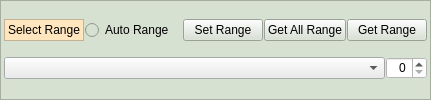
           <widget class="QFrame" name="frame_13">
            <property name="toolTip">
             <string>&lt;html&gt;&lt;head/&gt;&lt;body&gt;&lt;p&gt;Select measurement renge of the sensor.&lt;/p&gt;&lt;/body&gt;&lt;/html&gt;</string>
            </property>
            <property name="styleSheet">
             <string notr="true">background-color: rgb(215, 225, 210);</string>
            </property>
            <property name="frameShape">
             <enum>QFrame::StyledPanel</enum>
            </property>
            <property name="frameShadow">
             <enum>QFrame::Raised</enum>
            </property>
            <layout class="QGridLayout" name="gridLayout_38">
             <property name="leftMargin">
              <number>3</number>
             </property>
             <property name="topMargin">
              <number>3</number>
             </property>
             <property name="rightMargin">
              <number>3</number>
             </property>
             <property name="bottomMargin">
              <number>3</number>
             </property>
             <property name="spacing">
              <number>1</number>
             </property>
             <item row="0" column="0">
              <widget class="QLabel" name="label_76">
               <property name="maximumSize">
                <size>
                 <width>90</width>
                 <height>16777215</height>
                </size>
               </property>
               <property name="styleSheet">
                <string notr="true">background-color: rgb(255, 230,190);</string>
               </property>
               <property name="frameShape">
                <enum>QFrame::StyledPanel</enum>
               </property>
               <property name="frameShadow">
                <enum>QFrame::Raised</enum>
               </property>
               <property name="text">
                <string>Select Range</string>
               </property>
              </widget>
             </item>
             <item row="1" column="6">
              <widget class="QSpinBox" name="RangeSelect">
               <property name="maximumSize">
                <size>
                 <width>50</width>
                 <height>16777215</height>
                </size>
               </property>
               <property name="styleSheet">
                <string notr="true">background-color: rgb(255, 255, 255);</string>
               </property>
               <property name="alignment">
                <set>Qt::AlignRight|Qt::AlignTrailing|Qt::AlignVCenter</set>
               </property>
              </widget>
             </item>
             <item row="1" column="0" colspan="6">
              <widget class="QComboBox" name="SelSensToSetRange">
               <property name="styleSheet">
                <string notr="true">background-color: rgb(235, 235, 235);</string>
               </property>
               <property name="sizeAdjustPolicy">
                <enum>QComboBox::AdjustToContents</enum>
               </property>
              </widget>
             </item>
             <item row="0" column="2">
              <widget class="QLabel" name="label_81">
               <property name="sizePolicy">
                <sizepolicy hsizetype="Expanding" vsizetype="Preferred">
                 <horstretch>0</horstretch>
                 <verstretch>0</verstretch>
                </sizepolicy>
               </property>
               <property name="text">
                <string/>
               </property>
              </widget>
             </item>
             <item row="0" column="5" colspan="2">
              <widget class="QPushButton" name="GetRange">
               <property name="maximumSize">
                <size>
                 <width>100000</width>
                 <height>16777215</height>
                </size>
               </property>
               <property name="toolTip">
                <string>&lt;html&gt;&lt;head/&gt;&lt;body&gt;&lt;p&gt;Get the selected range of the selected sensor.&lt;/p&gt;&lt;/body&gt;&lt;/html&gt;</string>
               </property>
               <property name="styleSheet">
                <string notr="true"/>
               </property>
               <property name="text">
                <string>Get Range</string>
               </property>
              </widget>
             </item>
             <item row="0" column="4">
              <widget class="QPushButton" name="GetAllRange">
               <property name="toolTip">
                <string>&lt;html&gt;&lt;head/&gt;&lt;body&gt;&lt;p&gt;Get the selected ranges of all of the sensors.&lt;/p&gt;&lt;/body&gt;&lt;/html&gt;</string>
               </property>
               <property name="styleSheet">
                <string notr="true"/>
               </property>
               <property name="text">
                <string>Get All Range</string>
               </property>
              </widget>
             </item>
             <item row="0" column="1">
              <widget class="QRadioButton" name="SelectAutoRange">
               <property name="toolTip">
                <string>When the sensor can be used in auto-range mode, the check button is active.</string>
               </property>
               <property name="text">
                <string>Auto Range</string>
               </property>
              </widget>
             </item>
             <item row="0" column="3">
              <widget class="QPushButton" name="SetRange">
               <property name="styleSheet">
                <string notr="true"/>
               </property>
               <property name="text">
                <string>Set Range</string>
               </property>
              </widget>
             </item>
            </layout>
           </widget>
